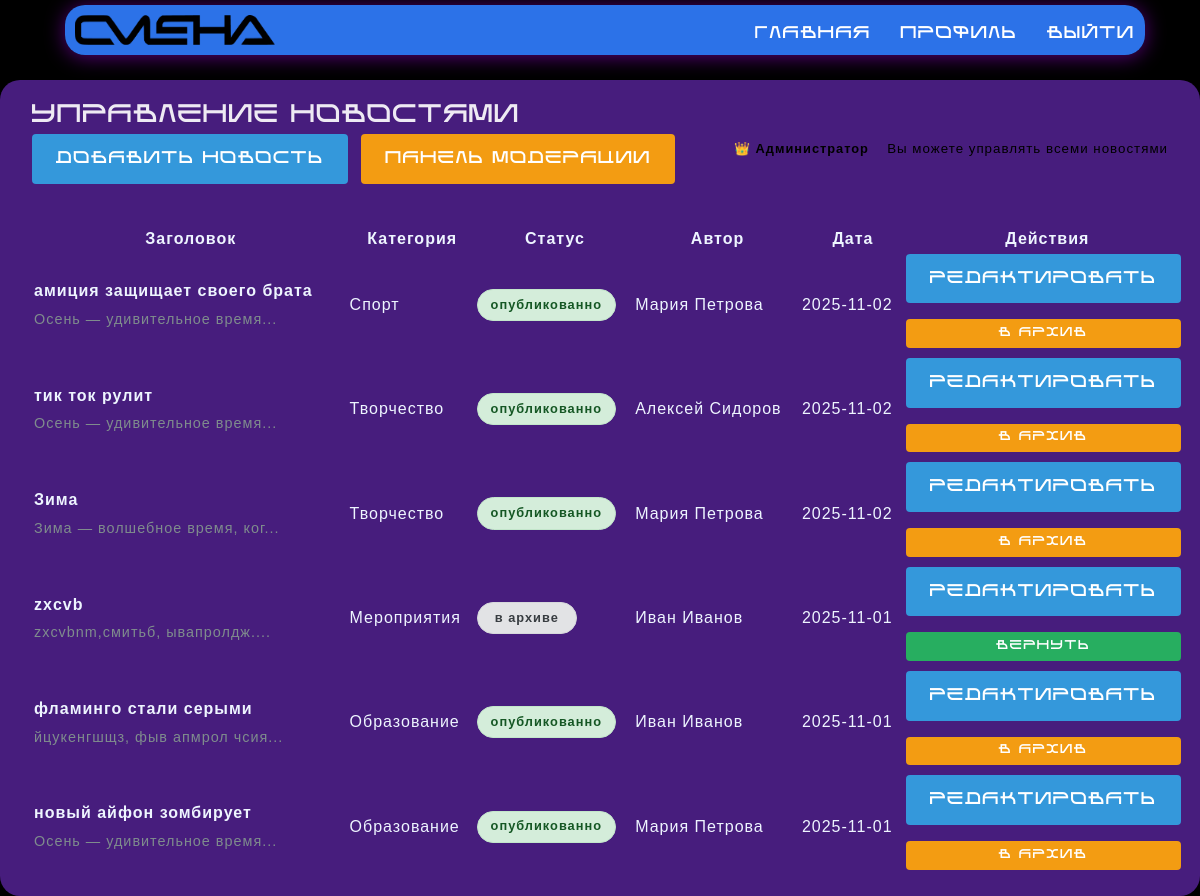
Page /КУРСАЧ2/manage_news.php (signed in) on the earlier database version.
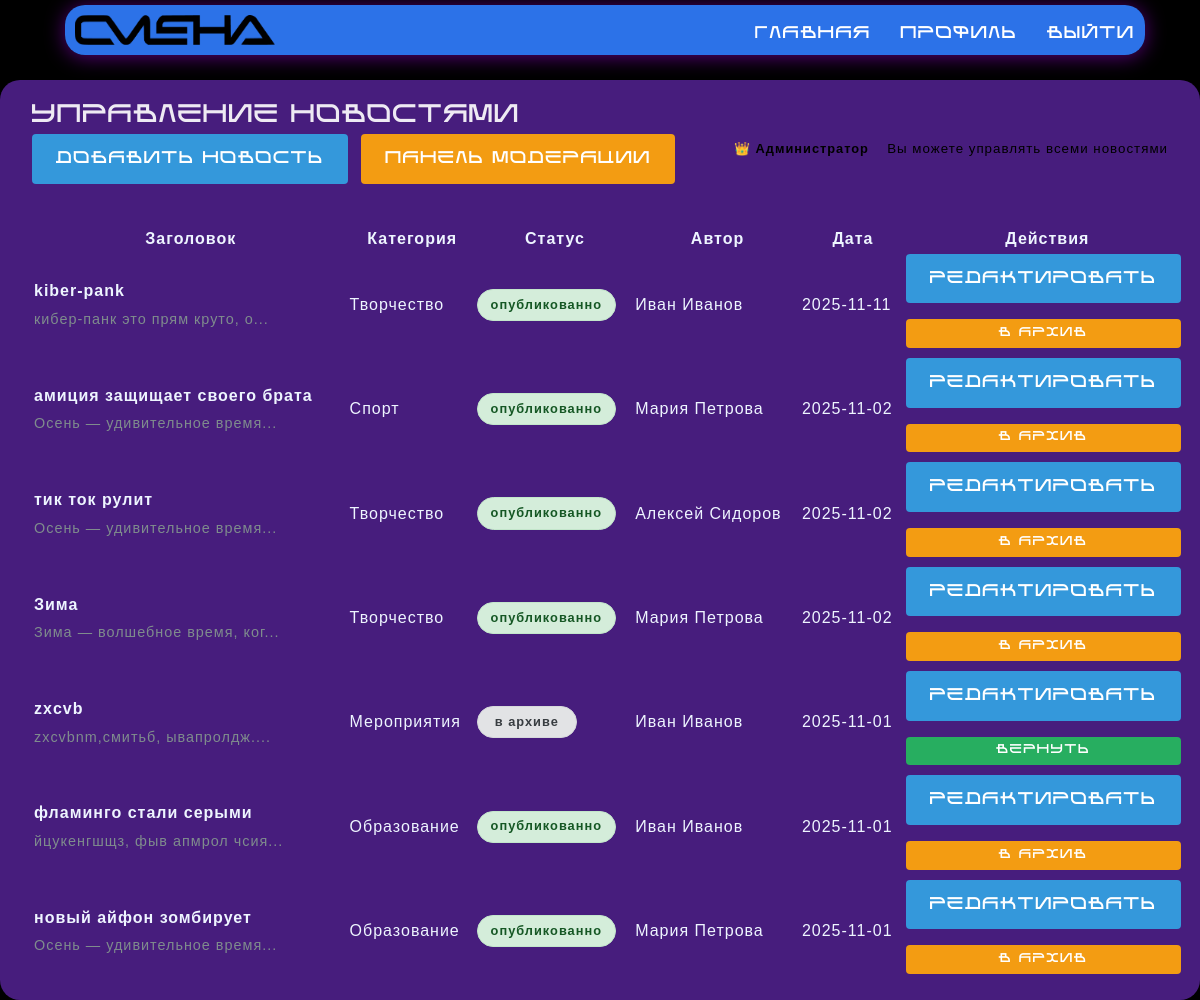
Same page on the later database version.
### tables this page shows
CREATE TABLE `news` (
  `id_nwes` int(11) NOT NULL,
  `id_user` int(11) NOT NULL,
  `categories_id` int(11) NOT NULL,
  `id_status` int(11) NOT NULL,
  `role_id` int(11) NOT NULL,
  `title` varchar(250) NOT NULL,
  `text` text NOT NULL,
  `date_relise` date NOT NULL
);

CREATE TABLE `categories` (
  `categories_id` int(11) NOT NULL,
  `title` varchar(250) NOT NULL,
  `text` varchar(250) NOT NULL
);

CREATE TABLE `status` (
  `id_status` int(11) NOT NULL,
  `title` varchar(250) NOT NULL
);

CREATE TABLE `users` (
  `id_user` int(11) NOT NULL,
  `name` varchar(250) NOT NULL,
  `lastname` varchar(250) NOT NULL,
  `login` varchar(250) NOT NULL,
  `password` varchar(250) NOT NULL,
  `role_id` int(11) NOT NULL
);

### КУРСАЧ2/auth.php (called while the page is built, shortened)
<?php
function isLoggedIn() {
    return isset($_SESSION['user_id']);
}
function getUserRole() {
    return $_SESSION['role_id'] ?? null;
}
function getUserId() {
    return $_SESSION['user_id'] ?? null;
}
function canEditNews($news_author_id = null) {
    $user_role = getUserRole();
    if ($user_role == 1) {
        return true;
    }
    return false;
}
?>

### КУРСАЧ2/manage_news.php (the view, shortened to what this page needs)
<?php
require_once 'auth.php';
if (getUserRole() == 1) {
    $stmt = $pdo->prepare("
        SELECT n.*, c.title as category_title, u.name, u.lastname, s.title as status_title
        FROM news n
        LEFT JOIN categories c ON n.categories_id = c.categories_id
        LEFT JOIN users u ON n.id_user = u.id_user
        LEFT JOIN status s ON n.id_status = s.id_status
        ORDER BY n.date_relise DESC
    ");
    $stmt->execute();
}
$news = $stmt->fetchAll(PDO::FETCH_ASSOC);
require_once 'header.php';
?>
<div class="container">
    <h2>Управление новостями</h2>
    <div class="management-header">
        <div>
            <a href="add_news.php" class="btn btn-primary">Добавить новость</a>
            <?php if (getUserRole() == 1): ?>
                <a href="moderation.php" class="btn btn-warning">Панель модерации</a>
            <?php endif; ?>
        </div>
        <div>
            <?php if (getUserRole() == 1): ?>
                <span class="role-badge admin">👑 Администратор</span>
                <small>Вы можете управлять всеми новостями</small>
            <?php else: ?>
                <span class="role-badge teacher">👨‍🏫 Преподаватель</span>
                <small>Вы управляете только своими новостями</small>
            <?php endif; ?>
        </div>
    </div>
    <div class="news-list">
        <?php if (empty($news)): ?>
            <p>Новостей не найдено.</p>
        <?php else: ?>
            <table class="news-table">
                <thead>
                    <tr>
                        <th>Заголовок</th>
                        <th>Категория</th>
                        <th>Статус</th>
                        <th>Автор</th>
                        <th>Дата</th>
                        <th>Действия</th>
                    </tr>
                </thead>
                <tbody>
                    <?php foreach ($news as $item): ?>
                        <tr>
                            <td>
                                <strong><?php echo htmlspecialchars($item['title']); ?></strong>
                                <div class="news-preview"><?php echo htmlspecialchars(substr($item['text'], 0, 50)); ?>...</div>
                            </td>
                            <td><?php echo htmlspecialchars($item['category_title']); ?></td>
                            <td>
                                <span class="status-badge status-<?php echo $item['id_status']; ?>">
                                    <?php echo htmlspecialchars($item['status_title']); ?>
                                </span>
                            </td>
                            <td><?php echo htmlspecialchars($item['name'] . ' ' . $item['lastname']); ?></td>
                            <td><?php echo $item['date_relise']; ?></td>
                            <td class="actions">
                                <?php if (canEditNews($item['id_user'])): ?>
                                    <a href="edit_news.php?id=<?php echo $item['id_nwes']; ?>" class="btn btn-small">Редактировать</a>
                                <?php endif; ?>
                                <?php if (getUserRole() == 1 || $item['id_user'] == getUserId()): ?>
                                    <div class="status-actions">
                                        <?php if ($item['id_status'] == 1):  ?>
                                            <?php if (getUserRole() == 1): ?>
                                                <a href="manage_news.php?action=publish&id=<?php echo $item['id_nwes']; ?>"
                                                   class="btn btn-small btn-success"
                                                   onclick="return confirm('Опубликовать эту новость?')">
                                                    Опубликовать
                                                </a>
                                                <a href="manage_news.php?action=reject&id=<?php echo $item['id_nwes']; ?>"
                                                   class="btn btn-small btn-danger"
                                                   onclick="return confirm('Отклонить эту новость?')">
                                                    Отклонить
                                                </a>
                                            <?php endif; ?>
                                        <?php elseif ($item['id_status'] == 2):  ?>
                                            <a href="manage_news.php?action=archive&id=<?php echo $item['id_nwes']; ?>"
                                               class="btn btn-small btn-warning"
                                               onclick="return confirm('Переместить в архив?')">
                                                В архив
                                            </a>
                                        <?php elseif ($item['id_status'] == 3):  ?>
                                            <a href="manage_news.php?action=publish&id=<?php echo $item['id_nwes']; ?>"
                                               class="btn btn-small btn-success"
                                               onclick="return confirm('Вернуть из архива?')">
                                                Вернуть
                                            </a>
                                        <?php endif; ?>
                                    </div>
                                <?php endif; ?>
                            </td>
                        </tr>
                    <?php endforeach; ?>
                </tbody>
            </table>
        <?php endif; ?>
    </div>
</div>

### КУРСАЧ2/header.php (shortened to what this page needs)
<!DOCTYPE html>
<html lang="ru">
<head>
    <link rel="stylesheet" href="style.css">
</head>
<body>
    <div class="header">
        <div class="nav">
            <h1><a href="index.php" ><img src="img/smena-logo.png" style="width: 200px; height: 30px; margin-top: 10px"></a></h1>
            <div class="nav-links">
                <?php if (isLoggedIn()): ?>
                    <a href="index.php">Главная</a>
                    <a href="profile.php">Профиль</a>
                    <a href="index.php?logout=true">Выйти</a>
                <?php else: ?>
                    <a href="index.php">Главная</a>
                    <a href="login.php">Войти</a>
                <?php endif; ?>
            </div>
        </div>
    </div>

### КУРСАЧ2/style.css (style rules this page uses)
* { letter-spacing: 1px; box-sizing: border-box; margin: 0; padding: 0; }
body { margin-top: 80px; line-height: 1.6; background-color: #000000; }
.container { margin: 0 auto; max-width: 1500px; padding: 1rem 2rem 1rem 2rem; background-color: #8939ef85; border-radius: 20px; position: relative; z-index: -2; }
.status-badge { border-radius: 20px; display: inline-block; font-size: 0.8rem; font-weight: 600; min-width: 100px; padding: 0.3rem 0.8rem; text-align: center; }
.actions { width: 100px; }
.role-badge { border-radius: 20px; display: inline-block; font-size: 0.8rem; font-weight: 600; min-width: 120px; padding: 0.3rem 0.8rem; text-align: center; }
h1, h2, h3, h4, h5, h6, a, button { font-family: 'kiber', sans-serif; font-weight: 700; letter-spacing: 2px; text-transform: uppercase; }
h2 { color: #ffffffe8; }
body, p, div, span, li, strong, td, small { font-family: 'kiber-n', sans-serif; }
.btn { background: #3498db; border: none; border-radius: 4px; color: white; cursor: pointer; display: inline-block; font-size: 1rem; margin-bottom: 0.5rem; margin-right: 0.5rem; padding: 0.75rem 1.5rem; text-decoration: none; transition: background 0.3s; }
.btn-success { background: #27ae60; }
.btn-warning { background: #f39c12; }
.btn-primary { background: #3498db; }
.header { background: #317effe8; box-shadow: 0 2px 20px rgb(183 0 255 / 48%); border-radius: 20px; color: white; position: fixed; top: 0; left: 50%; transform: translateX(-50%); width: 90%; z-index: 1000; box-sizing: border-box; height: 50px; margin: 5px; }
.nav { align-items: center; display: flex; justify-content: space-between; margin: 0 auto; max-width: 1200px; padding: 0 10px 0 10px; }
.nav-links a { color: white; margin-left: 1.5rem; text-decoration: none; transition: color 0.3s; }
.management-header { align-items: flex-start; display: flex; flex-wrap: wrap; gap: 1rem; justify-content: space-between; margin-bottom: 2rem; width: 100%; }
.news-list { display: grid; margin-top: 1rem; width: 102%; }
.news-table { color: #eef5ff; }
.news-table .actions { min-width: 200px; }
.news-preview { color: #7f8c8d; font-size: 0.9rem; margin-top: 0.25rem; }
.status-actions { display: flex; flex-direction: column; gap: 0.3rem; margin-top: 0.5rem; }
.status-actions .btn-small { font-size: 0.75rem; padding: 0.3rem 0.6rem; text-align: center; }
.status-2 { background: #d4edda; border: 1px solid #c3e6cb; color: #155724; }
.status-3 { background: #e2e3e5; border: 1px solid #d6d8db; color: #383d41; }

Differences in the rows shown:
added news: title "kiber-pank", text "кибер-панк это прям круто, о", categories.title "Творчество", id_status.title "опубликованно", id_user.lastname "Иван Иванов", date_relise "2025-11-11"
